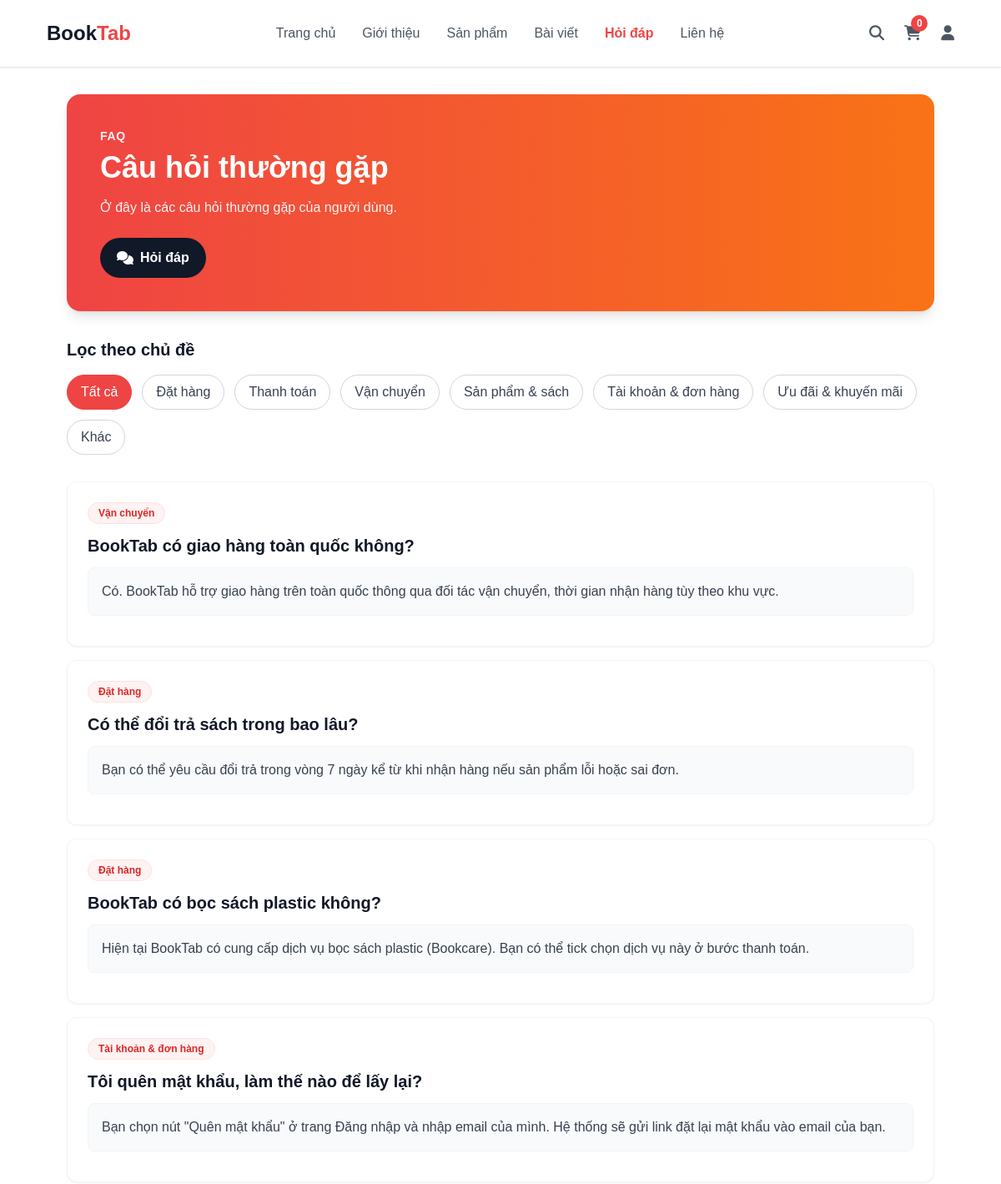
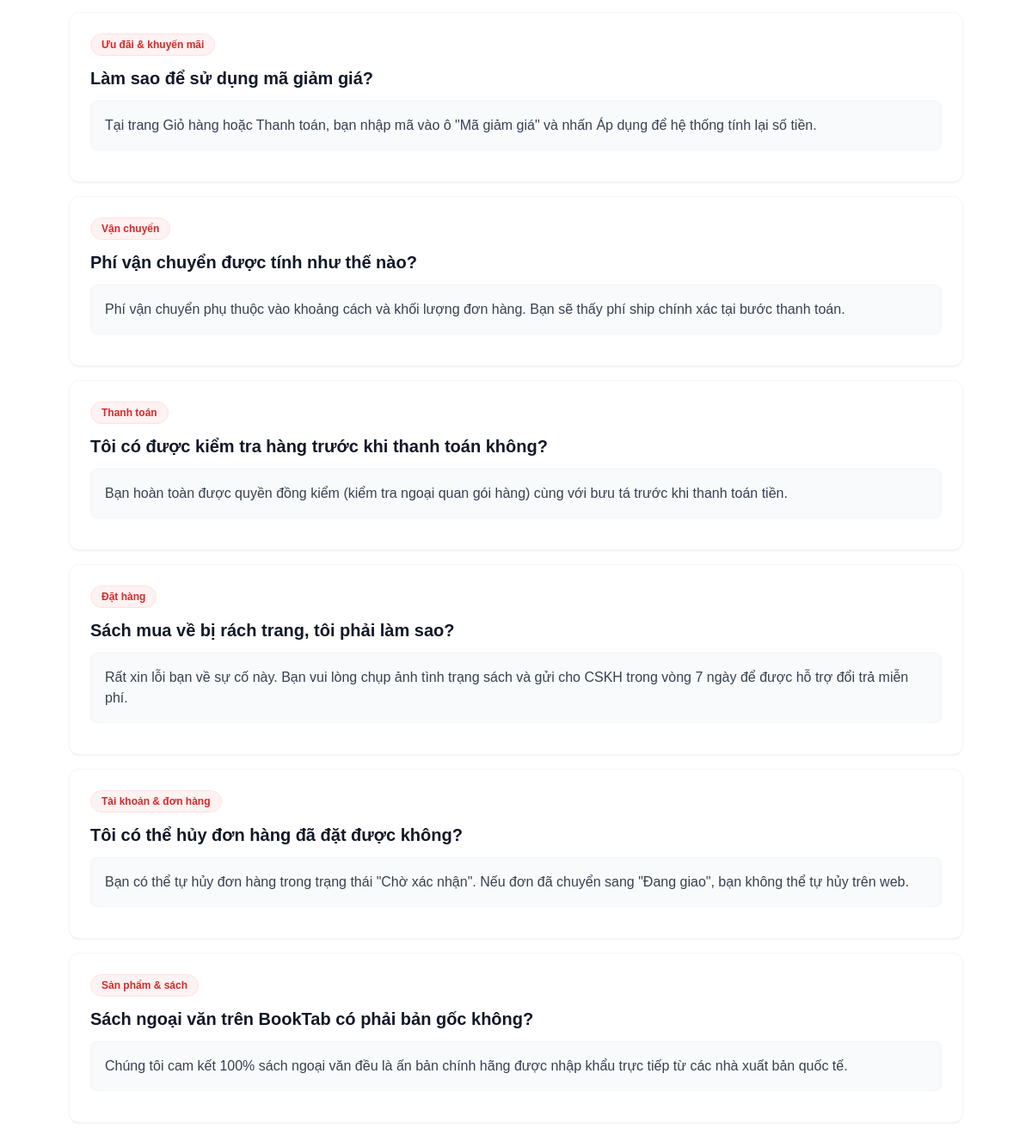
Screenshot of /public/index.php?page=qna&tab=faq with the database file from the repository (2 pictures, top to bottom).
### tables this page shows
CREATE TABLE loai_cau_hoi (
    ma_loai BIGINT AUTO_INCREMENT PRIMARY KEY,
    ten_loai VARCHAR(255) NOT NULL UNIQUE,
    so_thu_tu INT NOT NULL DEFAULT 0
);

CREATE TABLE cau_hoi (
    ma_cau_hoi BIGINT AUTO_INCREMENT PRIMARY KEY,
    ten_cau_hoi VARCHAR(255) NOT NULL,
    trang_thai ENUM('cho_duyet','chua_tra_loi','da_tra_loi','da_an') NOT NULL DEFAULT 'chua_tra_loi',
    is_faq ENUM('Yes','No') NOT NULL DEFAULT 'No',
    ma_loai BIGINT,
    userid BIGINT NOT NULL,
    ngay_tao DATETIME DEFAULT CURRENT_TIMESTAMP,
    FOREIGN KEY (ma_loai) REFERENCES loai_cau_hoi(ma_loai) ON DELETE SET NULL,
    FOREIGN KEY (userid) REFERENCES nguoi_dung(userid) ON DELETE CASCADE
);

CREATE TABLE cau_tra_loi (
    ma_cau_tra_loi BIGINT AUTO_INCREMENT PRIMARY KEY,
    ma_cau_hoi BIGINT NOT NULL,
    administrator_userid BIGINT NOT NULL,
    noi_dung TEXT NOT NULL,
    ngay_dang DATETIME DEFAULT CURRENT_TIMESTAMP,
    FOREIGN KEY (ma_cau_hoi) REFERENCES cau_hoi(ma_cau_hoi) ON DELETE CASCADE,
    FOREIGN KEY (administrator_userid) REFERENCES administrator(userid) ON DELETE CASCADE
);

### app/controllers/BaseController.php (called while the page is built, shortened)
<?php
class BaseController {
    protected $db;
    public function __construct($dbConnection) {
        $this->db = $dbConnection;
    }
    protected function loadModel($modelName) {
        $modelPath = dirname(__FILE__) . '/../models/' . $modelName . '.php';
        if (file_exists($modelPath)) {
            return new $modelName($this->db);
        } else {
            die("Lỗi: Không tìm thấy file Model $modelName");
        }
    }
}
?>

### app/controllers/QnAController.php (called while the page is built, shortened)
<?php
require_once __DIR__ . '/BaseController.php';
class QnAController extends BaseController {
    private $qnaModel;
    public function __construct($dbConnection) {
        $this->qnaModel = $this->loadModel('QnAModel');
    }
    public function getCategories() {
        return $this->qnaModel->getAllCategories();
    }
    public function getFaqItems($category = '', $page = 1, $itemsPerPage = 10) {
        $page = max(1, (int)$page);
        $itemsPerPage = max(1, (int)$itemsPerPage);
        $totalItems = $this->qnaModel->countPublicFaqItems($category);
        $totalPages = ceil($totalItems / $itemsPerPage);
        $items = $this->qnaModel->getPublicFaqItems($category, $page, $itemsPerPage);
        $questionIds = array_column($items, 'ma_cau_hoi');
        $qImages = $this->qnaModel->getImagesForQuestions($questionIds);
        return [
            'items' => $items,
            'currentPage' => $page,
            'totalPages' => $totalPages,
            'totalItems' => $totalItems,
            'itemsPerPage' => $itemsPerPage
        ];
    }
}

### app/models/QnAModel.php (called while the page is built, shortened)
<?php
class QnAModel {
    private $conn;
    public function __construct($dbConnection) {
        $this->conn = $dbConnection;
    }
    public function getAllCategories() {
        $sql = "SELECT ma_loai, ten_loai, so_thu_tu FROM loai_cau_hoi ORDER BY so_thu_tu ASC, ten_loai ASC";
        $stmt = $this->conn->prepare($sql);
        $stmt->execute();
        return $stmt->fetchAll(PDO::FETCH_ASSOC);
    }
    public function getPublicFaqItems($categoryId = 0, $page = 1, $itemsPerPage = 10) {
        $page = max(1, (int)$page);
        $itemsPerPage = max(1, (int)$itemsPerPage);
        $offset = ($page - 1) * $itemsPerPage;
        $sql = "SELECT ch.ma_cau_hoi, ch.ten_cau_hoi, ch.ma_loai, lch.ten_loai, ch.ngay_tao,
                       ctr.ma_cau_tra_loi, ctr.noi_dung AS cau_tra_loi, ctr.ngay_dang,
                       ngu_ad.ho_va_ten_dem AS admin_ho_va_ten_dem, ngu_ad.ten AS admin_ten
                FROM cau_hoi ch
                INNER JOIN loai_cau_hoi lch ON ch.ma_loai = lch.ma_loai
                INNER JOIN cau_tra_loi ctr ON ctr.ma_cau_hoi = ch.ma_cau_hoi
                LEFT JOIN administrator adm2 ON adm2.userid = ctr.administrator_userid
                LEFT JOIN nguoi_dung ngu_ad ON ngu_ad.userid = adm2.userid
                WHERE ch.trang_thai != 'da_an' AND ch.is_faq = 'Yes'";
        $params = [];
        $sql .= " ORDER BY ch.ngay_tao DESC LIMIT " . (int)$itemsPerPage . " OFFSET " . (int)$offset;
        $stmt = $this->conn->prepare($sql);
        $stmt->execute($params);
        return $stmt->fetchAll(PDO::FETCH_ASSOC);
    }
    public function countPublicFaqItems($categoryId = 0) {
        $sql = "SELECT COUNT(DISTINCT ch.ma_cau_hoi) as total
                FROM cau_hoi ch
                INNER JOIN cau_tra_loi ctr ON ctr.ma_cau_hoi = ch.ma_cau_hoi
                WHERE ch.trang_thai != 'da_an' AND ch.is_faq = 'Yes'";
        $params = [];
        $stmt = $this->conn->prepare($sql);
        $stmt->execute($params);
        return (int)(($stmt->fetch(PDO::FETCH_ASSOC))['total'] ?? 0);
    }
    public function getImagesForQuestions(array $cauHoiIds) {
        $placeholders = implode(',', array_fill(0, count($cauHoiIds), '?'));
        $sql = "SELECT acq.ma_cau_hoi, a.ma_anh, a.url_anh, a.ten_file, acq.so_thu_tu
                FROM anh_cau_hoi acq
                INNER JOIN anh a ON a.ma_anh = acq.ma_anh
                WHERE acq.ma_cau_hoi IN ($placeholders)
                ORDER BY acq.so_thu_tu ASC, a.ma_anh ASC";
        $stmt = $this->conn->prepare($sql);
        $stmt->execute($cauHoiIds);
        $rows = $stmt->fetchAll(PDO::FETCH_ASSOC);
        $map = [];
        return $map;
    }
}

### app/views/pages/FAQ.php (the view, shortened to what this page needs)
<?php
$qnaCategories = isset($qnaCategories) && is_array($qnaCategories) ? $qnaCategories : [];
$faqItems = isset($faqItems) && is_array($faqItems) ? $faqItems : [];
$selectedCategory = isset($selectedCategory) ? (int)$selectedCategory : (isset($_GET['category']) ? (int)$_GET['category'] : 0);
?>
<link rel="stylesheet" href="https://cdn.jsdelivr.net/npm/lazysizes@5/lazysizes.min.css" />
<section class="mb-8">
	<div class="rounded-2xl bg-gradient-to-r from-red-500 to-orange-500 text-white p-8 md:p-10 shadow-lg">
		<p class="text-red-50 font-semibold uppercase tracking-wider text-sm mb-2">FAQ</p>
		<h1 class="text-3xl md:text-4xl font-bold mb-4">Câu hỏi thường gặp</h1>
		<p class="text-red-50 max-w-3xl">
			Ở đây là các câu hỏi thường gặp của người dùng.
		</p>
		<div class="mt-6 flex flex-wrap gap-3">
			<a href="<?php echo BASE_URL; ?>/public/index.php?page=qna" class="inline-flex items-center px-5 py-3 rounded-full bg-gray-900 text-white font-semibold hover:bg-black transition">
				<i class="fas fa-comments mr-2"></i> Hỏi đáp
			</a>
		</div>
	</div>
</section>
<section class="mb-8">
	<h2 class="text-xl font-bold text-gray-900 mb-4">Lọc theo chủ đề</h2>
	<div class="flex flex-wrap gap-3">
		<a href="<?php echo BASE_URL; ?>/public/index.php?page=qna&tab=faq"
		   class="px-4 py-2 rounded-full border <?php echo $selectedCategory === 0 ? 'bg-red-500 border-red-500 text-white' : 'bg-white border-gray-300 text-gray-700 hover:border-red-400'; ?> transition">
			Tất cả
		</a>
		<?php foreach ($qnaCategories as $category): ?>
			<?php $isActive = $selectedCategory === (int)$category['ma_loai']; ?>
			<a href="<?php echo BASE_URL; ?>/public/index.php?page=qna&tab=faq&category=<?php echo (int)$category['ma_loai']; ?>"
			   class="px-4 py-2 rounded-full border <?php echo $isActive ? 'bg-red-500 border-red-500 text-white' : 'bg-white border-gray-300 text-gray-700 hover:border-red-400'; ?> transition">
				<?php echo htmlspecialchars($category['ten_loai'], ENT_QUOTES, 'UTF-8'); ?>
			</a>
		<?php endforeach; ?>
	</div>
</section>
<section>
	<div class="space-y-4">
		<?php if (empty($faqItems)): ?>
			<div class="rounded-xl border border-dashed border-gray-300 bg-gray-50 p-6 text-gray-600">
				Chưa có câu hỏi nào phù hợp với bộ lọc hiện tại.
			</div>
		<?php else: ?>
			<?php foreach ($faqItems as $item): ?>
				<article class="bg-white rounded-xl border border-gray-100 p-6 shadow-sm animate-fade-in hover:shadow-md transition">
					<div class="flex flex-wrap items-center gap-3 mb-3">
						<span class="text-xs font-semibold bg-red-50 text-red-600 border border-red-100 px-3 py-1 rounded-full">
							<?php echo htmlspecialchars($item['ten_loai'], ENT_QUOTES, 'UTF-8'); ?>
						</span>
					</div>
					<h3 class="text-lg md:text-xl font-semibold text-gray-900 mb-3">
						<?php echo htmlspecialchars($item['ten_cau_hoi'], ENT_QUOTES, 'UTF-8'); ?>
					</h3>
					<div class="bg-gray-50 border border-gray-100 rounded-lg p-4 text-gray-700 mb-3">
						<div class="answer-content prose max-w-none">
							<?php echo $item['cau_tra_loi'] ?? ''; ?>
						</div>
					</div>
				</article>
			<?php endforeach; ?>
		<?php endif; ?>
	</div>
</section>

### app/views/template.php (style rules this page uses)
* { margin: 0; padding: 0; box-sizing: border-box; }
body { font-family: 'Be Vietnam Pro', sans-serif; }

### app/views/pages/FAQ.php (style rules this page uses)
.animate-fade-in { animation: fadeIn 0.5s ease-out; }

### rows the page displays
loai_cau_hoi: ten_loai "Đặt hàng"
loai_cau_hoi: ten_loai "Thanh toán"
loai_cau_hoi: ten_loai "Vận chuyển"
loai_cau_hoi: ten_loai "Sản phẩm & sách"
loai_cau_hoi: ten_loai "Tài khoản & đơn hàng"
loai_cau_hoi: ten_loai "Ưu đãi & khuyến mãi"
loai_cau_hoi: ten_loai "Khác"
cau_hoi: ma_loai.ten_loai "Vận chuyển", ten_cau_hoi "BookTab có giao hàng toàn quốc không?", cau_tra_loi.noi_dung "Có. BookTab hỗ trợ giao hàng trên toàn quốc thông qua đối tác vận chuyển, thời gian nhận hàng tùy theo khu vực."
cau_hoi: ma_loai.ten_loai "Đặt hàng", ten_cau_hoi "Có thể đổi trả sách trong bao lâu?", cau_tra_loi.noi_dung "Bạn có thể yêu cầu đổi trả trong vòng 7 ngày kể từ khi nhận hàng nếu sản phẩm lỗi hoặc sai đơn."
cau_hoi: ma_loai.ten_loai "Đặt hàng", ten_cau_hoi "BookTab có bọc sách plastic không?", cau_tra_loi.noi_dung "Hiện tại BookTab có cung cấp dịch vụ bọc sách plastic (Bookcare). Bạn có thể tick chọn dịch vụ này ở bước thanh toán."
cau_hoi: ma_loai.ten_loai "Tài khoản & đơn hàng", ten_cau_hoi "Tôi quên mật khẩu, làm thế nào để lấy lại?", cau_tra_loi.noi_dung "Bạn chọn nút \"Quên mật khẩu\" ở trang Đăng nhập và nhập email của mình. Hệ thống sẽ gửi link đặt lại mật khẩu vào email của bạn."
cau_hoi: ma_loai.ten_loai "Ưu đãi & khuyến mãi", ten_cau_hoi "Làm sao để sử dụng mã giảm giá?", cau_tra_loi.noi_dung "Tại trang Giỏ hàng hoặc Thanh toán, bạn nhập mã vào ô \"Mã giảm giá\" và nhấn Áp dụng để hệ thống tính lại số tiền."
cau_hoi: ma_loai.ten_loai "Vận chuyển", ten_cau_hoi "Phí vận chuyển được tính như thế nào?", cau_tra_loi.noi_dung "Phí vận chuyển phụ thuộc vào khoảng cách và khối lượng đơn hàng. Bạn sẽ thấy phí ship chính xác tại bước thanh toán."
cau_hoi: ma_loai.ten_loai "Thanh toán", ten_cau_hoi "Tôi có được kiểm tra hàng trước khi thanh toán không?", cau_tra_loi.noi_dung "Bạn hoàn toàn được quyền đồng kiểm (kiểm tra ngoại quan gói hàng) cùng với bưu tá trước khi thanh toán tiền."
cau_hoi: ma_loai.ten_loai "Đặt hàng", ten_cau_hoi "Sách mua về bị rách trang, tôi phải làm sao?", cau_tra_loi.noi_dung "Rất xin lỗi bạn về sự cố này. Bạn vui lòng chụp ảnh tình trạng sách và gửi cho CSKH trong vòng 7 ngày để được hỗ trợ đổi trả miễn phí."
cau_hoi: ma_loai.ten_loai "Tài khoản & đơn hàng", ten_cau_hoi "Tôi có thể hủy đơn hàng đã đặt được không?", cau_tra_loi.noi_dung "Bạn có thể tự hủy đơn hàng trong trạng thái \"Chờ xác nhận\". Nếu đơn đã chuyển sang \"Đang giao\", bạn không thể tự hủy trên web."
cau_hoi: ma_loai.ten_loai "Sản phẩm & sách", ten_cau_hoi "Sách ngoại văn trên BookTab có phải bản gốc không?", cau_tra_loi.noi_dung "Chúng tôi cam kết 100% sách ngoại văn đều là ấn bản chính hãng được nhập khẩu trực tiếp từ các nhà xuất bản quốc tế."
